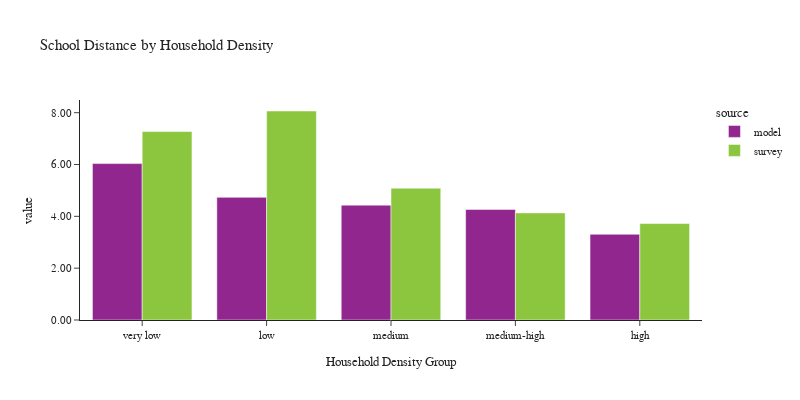

This figure's notebook cell:
### Code cell
plot_school_location(df_students, 'hh_density_group', 'Household Density', 'Household Density Group')

### Figure 1 — Plotly figure (JSON) as saved in the notebook; plotly's stock layout.template omitted (floating-point values rounded to 4 significant figures)
{"data": [{"alignmentgroup": "True", "customdata": [[13384], [14799], [28450], [23955], [16685]], "hovertemplate": "source=model<br>hh_density_group=%{x}<br>value=%{y}<br>sample count=%{customdata[0]}<extra></extra>", "legendgroup": "model", "marker": {"color": "#91268F", "pattern": {"shape": ""}}, "name": "model", "offsetgroup": "model", "orientation": "v", "showlegend": true, "textposition": "auto", "type": "bar", "x": ["very low", "low", "medium", "medium-high", "high"], "xaxis": "x", "y": [6.036, 4.733, 4.433, 4.265, 3.308], "yaxis": "y"}, {"alignmentgroup": "True", "customdata": [[86], [126], [217], [224], [266]], "hovertemplate": "source=survey<br>hh_density_group=%{x}<br>value=%{y}<br>sample count=%{customdata[0]}<extra></extra>", "legendgroup": "survey", "marker": {"color": "#8CC63E", "pattern": {"shape": ""}}, "name": "survey", "offsetgroup": "survey", "orientation": "v", "showlegend": true, "textposition": "auto", "type": "bar", "x": ["very low", "low", "medium", "medium-high", "high"], "xaxis": "x", "y": [7.273, 8.065, 5.086, 4.134, 3.722], "yaxis": "y"}], "layout": {"barmode": "group", "font": {"size": 11}, "height": 400, "legend": {"title": {"text": "source"}, "tracegroupgap": 0}, "title": {"text": "School Distance by Household Density"}, "width": 800, "xaxis": {"anchor": "y", "domain": [0.0, 1.0], "title": {"text": "Household Density Group"}}, "yaxis": {"anchor": "x", "domain": [0.0, 1.0], "tickformat": ".2f", "title": {"text": "value"}}}}
